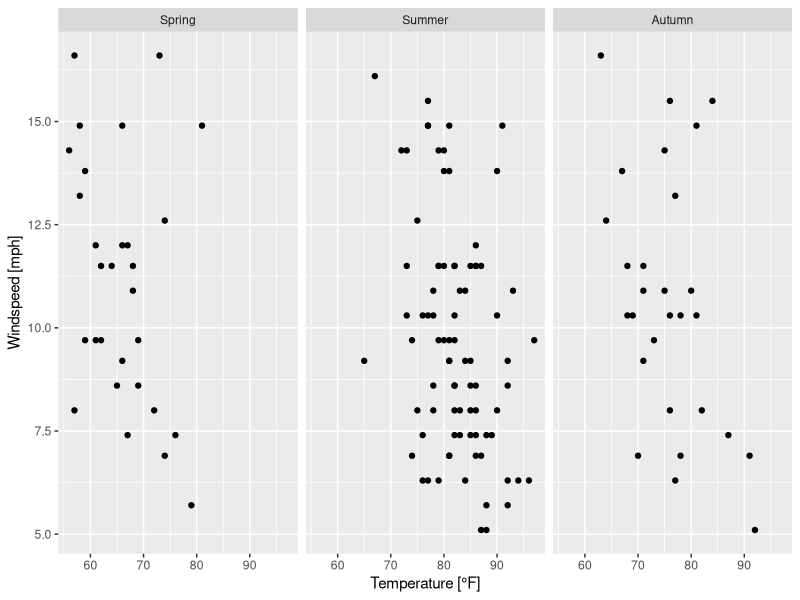
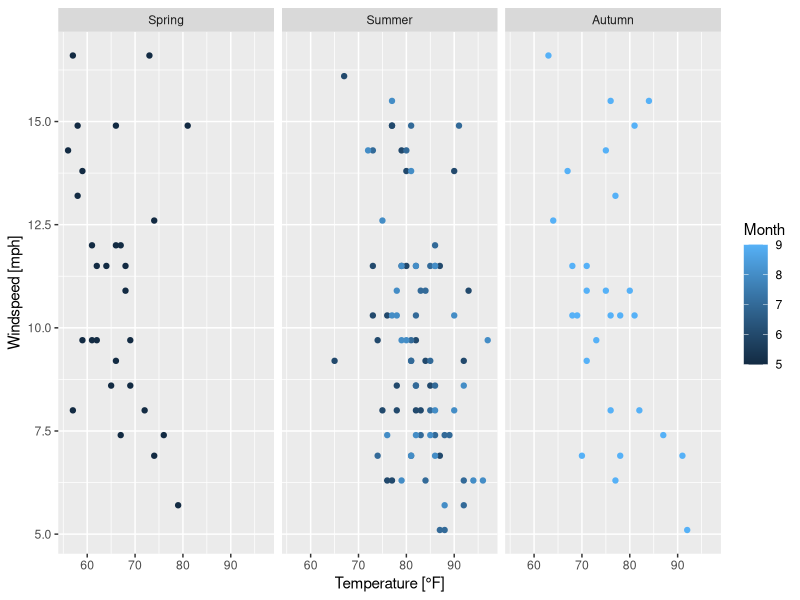
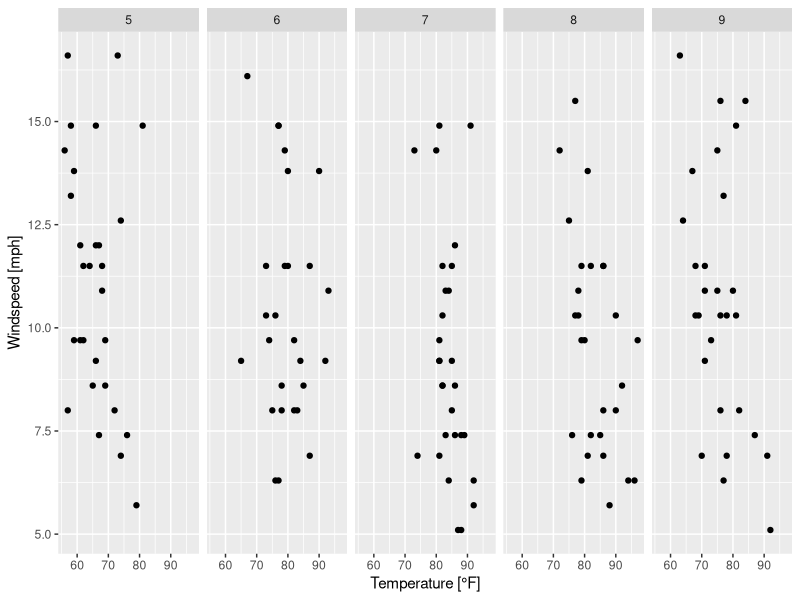
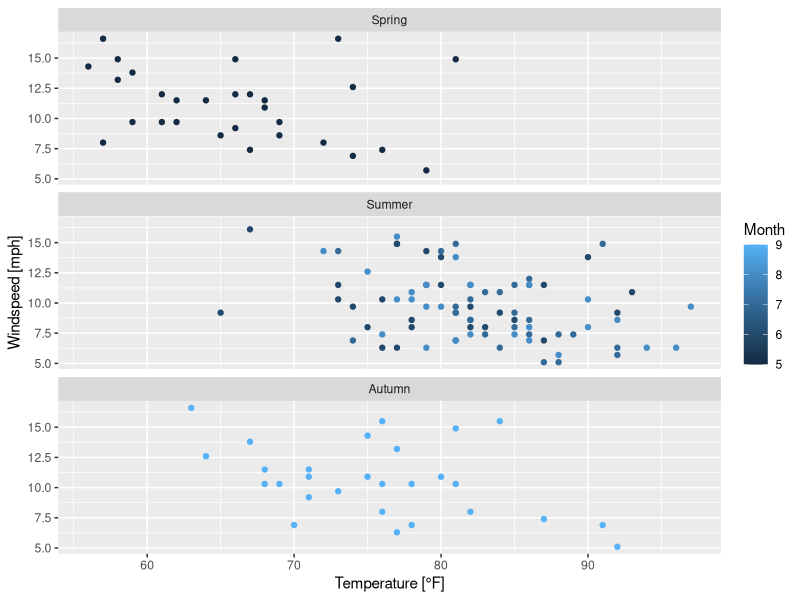
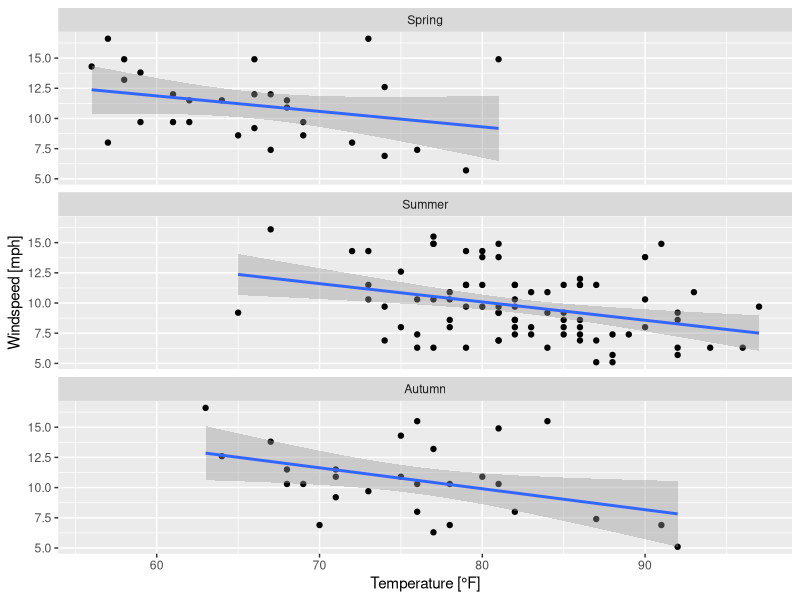
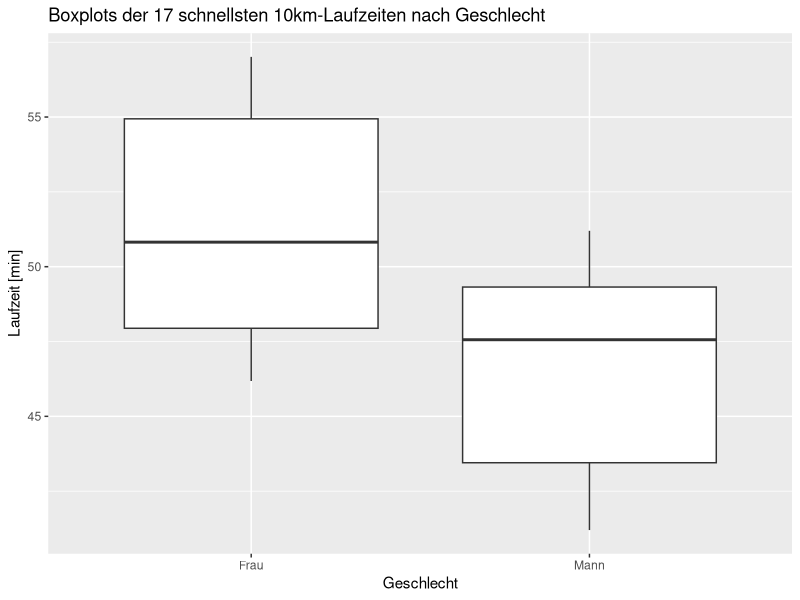

Write R code to recreate these figures, in order.
## ---- chunk 1
knitr::opts_chunk$set(echo = FALSE)
library(dplyr)
library(ggplot2)
## ---- chunk 2
# solution:
living_space <- matrix(c(0, 1, 2, 0, 0, 2, 0, 0, 1, 1, 0, 2, 0, 0, 1, 1, 0, 2, 0, 0, 1, 0, 1, 4, 0, 1, 2), ncol = 3, byrow = TRUE)

dimnames(living_space) <- list(c("kitchen", "bathroom1", "bathroom2", "bedroom1", "bedroom2", "bedroom3", "study", "living_room", "utility_room"), c("balcony", "terrace", "number_windows"))

house <- list(rooms = c("kitchen", "bathroom1", "bathroom2", "bedroom1", "bedroom2", "bedroom3", "study", "living_room", "utility_room"),
             squaremetre = c("15", "10", "5", "12", "13", "14", "9", "25", "10"),
             site_squaremetre = 300,
             living_space,
             garden = TRUE,
             cellar = FALSE,
             kitchen = list(fitted_kitchen = "available",
                            electrical_appliance  = 2018))
## ---- chunk 3
str(house)
## ---- chunk 4
house
## ---- chunk 5
# Bewertungsvorschlag: 8 Listenelemente, wenn die beiden "Unterlisten" von kueche mitgezählt werden:
# für jeden Listeneintrag: 1,5 P (Inhalt korrekt?: 0,5 P, Name korrekt?: 0,5 P, Datentyp korrekt? 0,5 P) -> 8 * 1,5 P = 12 P
## ---- chunk 6
names(house)[4] <- "entrance" # 1 P
## ---- chunk 7
zugaenge <- house$entrance
zugaenge <- as.data.frame(zugaenge)
# "Vorarbeit"
## ---- chunk 8
Leistung_kategorie <- function(Zeit){
  leistung_kat <- numeric(length(Zeit))
  for(idx in 1:length(Zeit)){
  if(Zeit[idx] <= 42){
    leistung_kat[idx] <- "A"
  }else if(Zeit[idx] > 42 & Zeit[idx] <= 45){
    leistung_kat[idx] <- "B"
  }else if (Zeit[idx] > 45 & Zeit[idx] <= 48){
    leistung_kat[idx] <- "C"
  }else if(Zeit[idx] > 48 & Zeit[idx] <= 51){
    leistung_kat[idx] <- "D"
  }else if(Zeit[idx] > 51){
    leistung_kat[idx] <- "E"
  }
  }
  return(leistung_kat)
} 

#beste_Laufergebnisse$Leistung <- Leistung_kategorie(beste_Laufergebnisse$Zeit)
## ---- chunk 9
best_running_results <- data.frame("runnerName" = c("A.B.", "A.D.", "B.E.", "B.Z.", "C.E.", 
                                                "G.L.", "G.S.", "M.E.", "M.M.", "M.N.",
                                                "S.S.", "S.L.", "T.A.", "T.Al.", "T.R.",
                                                "U.B.", "V.U."),
                          "time" = c(41.20, 46.18, 44.20, 43.45, 46.42, 48.45, 51.13,
                                    41.54, 54.44, 56.44, 57.01, 47.56, 51.15, 49.32,
                                    48.12, 50.49, 51.20),
                          "man" = c(1, 0, 1, 1, 0, 0, 1, 1, 0, 0, 0, 1, 0, 1, 1, 0, 1),
                          "woman" = c(0, 1, 0, 0, 1, 1, 0, 0, 1, 1, 1, 0, 1, 0, 0, 1, 0),
                          "achievement" = c("A", "C", "B", "B", "C", "D", "E", "A", "E", 
                                         "E", "E", "C", "E", "D", "D", "D", "E"))
## ---- chunk 10
knitr::kable(best_running_results, booktabs=T, caption="Laufergebnisse der besten 17 10km-Läufer:innen.", linesep = "") %>%
  kableExtra::kable_styling(latex_options = "hold_position")
## ---- chunk 11
    b1 <- best_running_results[,c("runnerName", "time")]
## ---- chunk 12
    b2 <- best_running_results %>%
      select(runnerName, time)
    
    identical(b1, b2)
## ---- chunk 13
running_achievements <- split(best_running_results, best_running_results$achievement) # 1 P
# class(running_achievements): 1 P 

# insgesamt: 2 P
## ---- chunk 14
# Vorteile: 
# Vermeidung von Schleifen, dadurch Zeitersparnis
# weniger Code --> übersichtlicher
# Definition der Datenstruktur des Rückgabewerts, z.B. Anwendung der sapply()-Funktion, um einen Vektor als Rückgabewert zu erhalten
# innerhalb der *apply()-Funktion: Definition einer anonymen Funktion möglich

# Wann *apply()-Funktionen nutzen?
# wenn Data frame, Matrix, Array oder Liste vorliegt
# zur Vermeidung von Schleifen

# a) pro Vorteil: 1 P (Nennung: 0.5 P, Erläuterung: 0.5 P)
## ---- chunk 15
l <- list(a = c(10:2), b = c(1:5), c = c(0, 1, 0))
## ---- chunk 16
    air_filter <- filter(airquality, Month %in% c(7:9), Temp >= 80)
    air_select <- select(air_filter, Solar.R, Wind, Temp, Month, Day)
    air_mutate <- mutate(air_select, Temp_C = (Temp - 32)*(5/9))
    air_arrange <- arrange(air_mutate, desc(Temp_C))
## ---- chunk 17
# Bewertungsvorschlag:
# für jeden Schritt: 1 P (4 * 1 P) = 4 P
# Schritte: 1. filtern der Monate, die Juli, August und September entsprechen und Temperaturen größer gleich 80 Grad Fahrenheit betragen
# 2. Variablen Solarstrahlung, Windgeschwindigkeit, Temperatur, Monat (numerisch) und Tag selektieren
# 3. eine Variable namens Temp_C hinzufügen, die die Temperatur in Grad Celsius beinhaltet (Transformation basierend auf der Variablen Temp; Umrechnung von Grad Fahrenheit in Grad Celsius)
# 4. absteigendes Sortieren nach Grad Celsius
## ---- chunk 18
    head(air_select)
## ---- chunk 19
# solution:
# select(- Ozone)
# air_select <- select(air_filter, -Ozone)
# Antwort (beschreiben in eigenen Worten) (indem nicht notiert wird, welche Variablen selektiert werden wie in a), sondern durch Angabe, welche Variablen nicht selektiert werden): 1 P
# Umsetzung: 1 P
# insgesamt: 2 P
## ---- chunk 20
# Bewertungsvorschlag (auf jede Funktion eingehen: jeweils 1 P) 2 P
# Anwendung jeder der beiden Funktionen: je 1 P (2 * 1 P = 2 P)
# insgesamt: 4 P
## ---- chunk 21
# solution:
# ggplot besteht aus Layern (ggplot wird "schichtweise" konstruiert, indem weitere Elemente des ggplots hinzugefügt werden) (Semantik), u.a. Layer werden über ein +-Zeichen miteinander verknüpft (Syntax)
# -> (Grammar of Graphics; siehe ggplot2 Cheat sheet)
# Semantik: 1 P
# Syntax: 1 P
# Datensatz (ggpplot()) und seine Variablen (siehe auch aesthetics): 1 P
# geoms: 1 P
# ästhetische Eigenschaften: 1 P
## ---- chunk 22
air_season <- airquality %>% # 1 P (Pipe-Operator: 0.5 P, Speicherung des gefilterten Datensatzes als air_season: 0.5 P)
  filter(Wind >= 5 & Wind <= 18) %>% # 1 P
  select(Wind, Temp, Month, Day) %>% # 1 P, alternativ (select (-c(Solar.R, Ozone)))
  mutate(Season = factor(Month, levels = c(5, 6, 7, 8, 9), labels = c("Spring", "Summer", "Summer", "Summer", "Autumn"), ordered = TRUE)) # ordered  = TRUE ist hier optional
# mutate mit factor: 1 P
# insgesamt: 4 P
## ---- chunk 23
air_season %>% # 1 P (data und Pipe-operator)
  ggplot(mapping = aes(x = Temp, y = Wind))+ # 1 P
  geom_point()+ # 1 P
  facet_grid(~Season)+ # 1 P
  xlab("Temperature [°F]")+ ylab("Windspeed [mph]") # je 0.5 P (1 P)
# insgesamt: 5 P
## ---- chunk 24
air_season %>% # 1 P
  ggplot(mapping = aes(x = Temp, y = Wind, color = Month))+ # 1.5 P
  geom_point()+ # 1 P
  facet_grid(~Season)+ # 1 P 
  xlab("Temperature [°F]")+ ylab("Windspeed [mph]") # 1 P
# insgesamt: 5.5 P
## ---- chunk 25
air_season %>% # 1 P
  ggplot(mapping = aes(x = Temp, y = Wind))+ # 1 P
  geom_point()+ # 1 P
  facet_grid(~Month)+ # 1 P
  xlab("Temperature [°F]")+ ylab("Windspeed [mph]") # 1 P
# insgesamt: 5 P
## ---- chunk 26
air_season %>% # 1 P
  ggplot(mapping = aes(x = Temp, y = Wind, color = Month))+ # 1.5 P
  geom_point()+ # 1 P
  facet_wrap(~Season, nrow = 3)+ # 1 P
  xlab("Temperature [°F]")+ ylab("Windspeed [mph]") # 1 P
# insgesamt: 5.5 P
## ---- chunk 27
air_season %>% # 1 P
  ggplot(mapping = aes(x = Temp, y = Wind))+ # 1 P
  geom_point()+ # 1 P
  geom_smooth(method = "lm")+ # 1 P
  facet_wrap(~Season, nrow = 3)+ # 1 P
  xlab("Temperature [°F]")+ ylab("Windspeed [mph]") # 1 P
# insgesamt: 6 P
## ---- chunk 28
# Median der Solarstrahlung für die Monate Juni, Juli und September, unter der Voraussetzung, dass Windgeschwindigkeit <= 19.1 mph beträgt
# 4 P 
## ---- chunk 29
# Zwischenschritte benennen: lineares Modell definieren (1 P) 
# und y-Achsenabschnitt und Steigung mittels abline() extrahieren: 1 P
air_lm <- lm(Wind ~ 1 + Temp, data = airquality) # 1 P
## ---- chunk 30
best_running_results <- data.frame("runnerName" = c("A.B.", "A.D.", "B.E.", "B.Z.", "C.E.", 
                                                "G.L.", "G.S.", "M.E.", "M.M.", "M.N.",
                                                "S.S.", "S.L.", "T.A.", "T.Al.", "T.R.",
                                                "U.B.", "V.U."),
                          "time" = c(41.20, 46.18, 44.20, 43.45, 46.42, 48.45, 51.13,
                                    41.54, 54.44, 56.44, 57.01, 47.56, 51.15, 49.32,
                                    48.12, 50.49, 51.20),
                          "man" = c(1, 0, 1, 1, 0, 0, 1, 1, 0, 0, 0, 1, 0, 1, 1, 0, 1),
                          "woman" = c(0, 1, 0, 0, 1, 1, 0, 0, 1, 1, 1, 0, 1, 0, 0, 1, 0))
## ---- chunk 31
knitr::kable(best_running_results, booktabs=T, caption="Laufergebnisse der besten 17 10km-Läufer:innen.", linesep = "") %>%
  kableExtra::kable_styling(latex_options = "hold_position")
## ---- chunk 32
best_running_results$achievement <-
  case_when(
    best_running_results$time <= 42 ~ "A",
    best_running_results$time > 42 & best_running_results$time <= 45 ~ "B",
    best_running_results$time > 45 & best_running_results$time <= 48 ~ "C",
    best_running_results$time > 48 & best_running_results$time <= 51 ~ "D",
    TRUE ~ "E"
  )

# case_when: 4 P
# weitere Spalte inklusive richtigem Namen: 1 P
# insgesamt: 5 P
## ---- chunk 33
best_running_results$gender <- ifelse(best_running_results$man == 1, "Mann", "Frau") 
# 2 x 0,5 P für Modifikation
## ---- chunk 34
best_lauf_boxplot <- best_running_results %>% # 0.5 P (Verwendung des Datensatzes)
ggplot(aes(x = gender, y = time))+ # 1 P
  geom_boxplot()+ # 1 P
  xlab("Geschlecht")+ # 0.5 P
  ylab("Laufzeit [min]")+ # 0.5 P
  ggtitle("Boxplots der 17 schnellsten 10km-Laufzeiten nach Geschlecht") #0.5 P

# Plot: 4 P 
# insgesamt: 5 P

best_lauf_boxplot
# ggplotly(best_lauf_boxplot)
